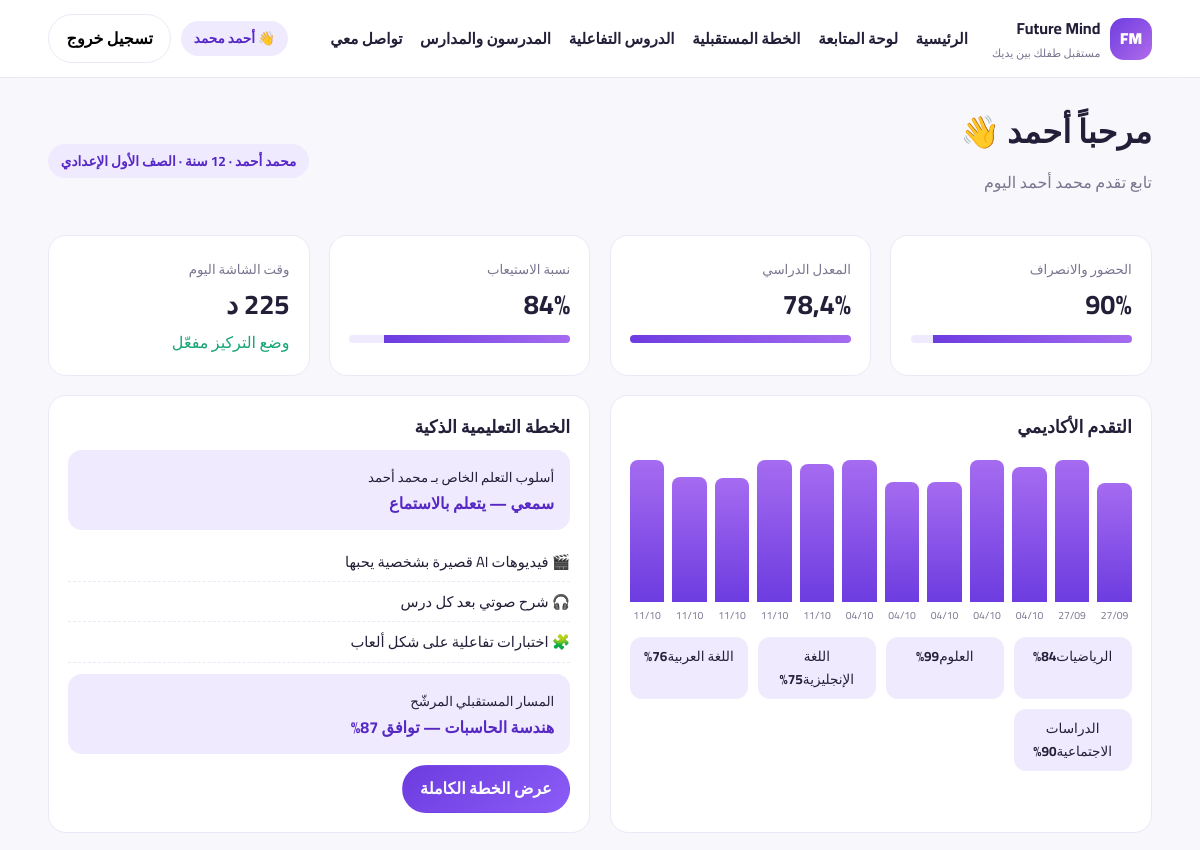
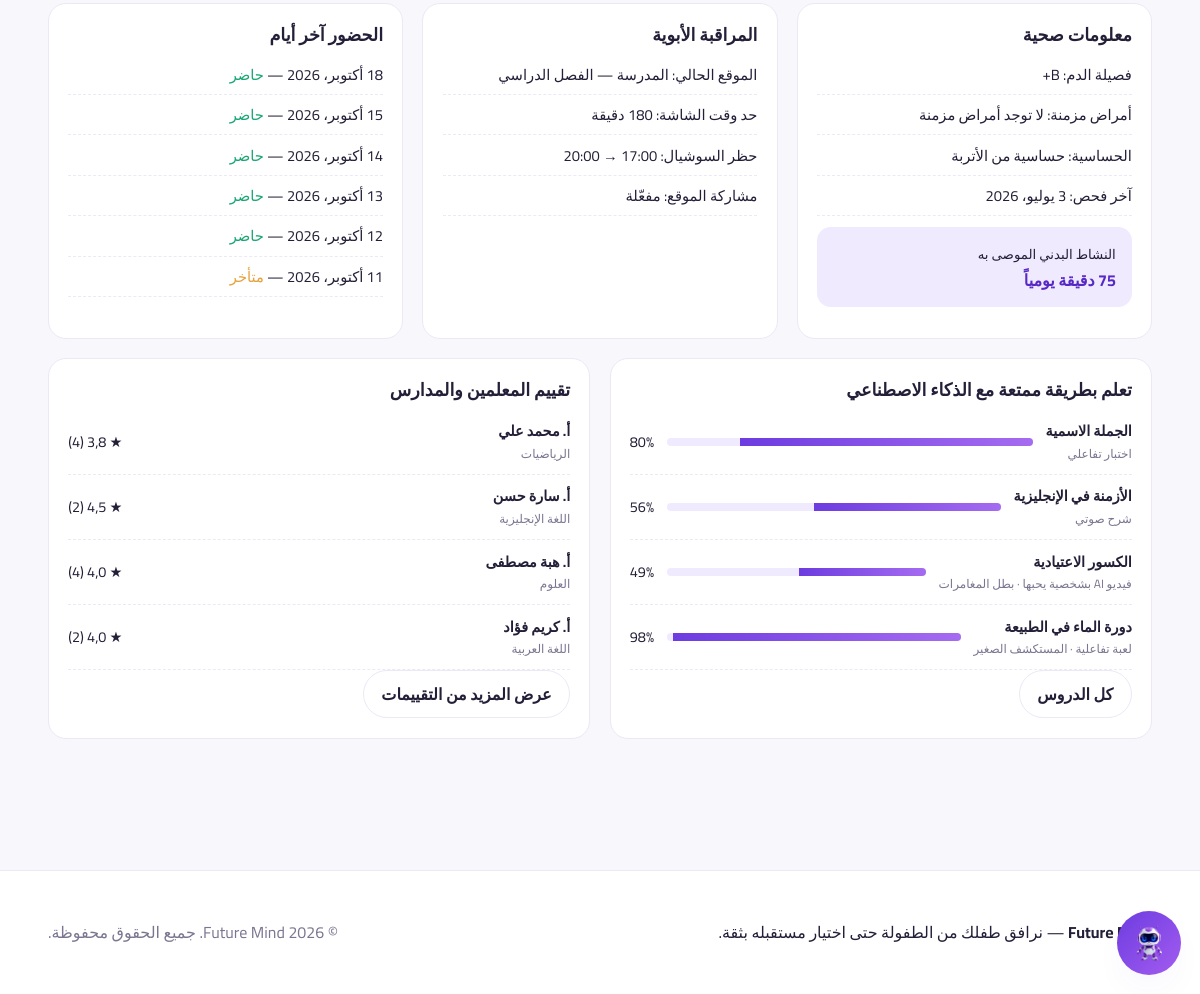
Page /dashboard/ (signed in) on the committed database (2 pictures, top to bottom).
### core/models.py (models this page shows, shortened)
class Child(models.Model):
    LEARNING_STYLES = [
        ("audio", "سمعي — يتعلم بالاستماع"),
        ("visual", "بصري — يتعلم بالمشاهدة والقراءة"),
        ("writing", "كتابي — يتعلم بالكتابة والتلخيص"),
        ("kinesthetic", "حركي — يتعلم بالتجربة والتطبيق"),
    ]
    parent = models.ForeignKey(
        User, on_delete=models.CASCADE, related_name="children", verbose_name="ولي الأمر"
    )
    name = models.CharField("اسم الطفل", max_length=120)
    birth_date = models.DateField("تاريخ الميلاد")
    grade = models.CharField("الصف الدراسي", max_length=60)
    school = models.CharField("المدرسة", max_length=120, blank=True)
    photo = models.ImageField("الصورة", upload_to="children/", blank=True, null=True)
    learning_style = models.CharField(
        "أسلوب التعلم", max_length=20, choices=LEARNING_STYLES, default="visual"
    )
    comprehension_score = models.PositiveIntegerField("نسبة الاستيعاب", default=70)
    daily_screen_minutes = models.PositiveIntegerField("دقائق الشاشة اليومية", default=120)
    focus_mode = models.BooleanField("وضع التركيز (حظر السوشيال ميديا)", default=False)
    created_at = models.DateTimeField(auto_now_add=True)
    class Meta:
        verbose_name = "طفل"
        verbose_name_plural = "الأطفال"
    @property
    def age(self):
        from datetime import date
        t = date.today()
        return t.year - self.birth_date.year - (
            (t.month, t.day) < (self.birth_date.month, self.birth_date.day)
        )
    @property
    def average_score(self):
        scores = list(self.grades.values_list("score", flat=True))
        return round(sum(scores) / len(scores), 1) if scores else 0
    @property
    def attendance_rate(self):
        total = self.attendances.count()
        if not total:
            return 0
        return round(self.attendances.filter(status="present").count() * 100 / total)

class Subject(models.Model):
    name = models.CharField("المادة", max_length=80, unique=True)
    class Meta:
        verbose_name = "مادة"
        verbose_name_plural = "المواد"

class CareerPlan(models.Model):
    child = models.ForeignKey(Child, on_delete=models.CASCADE, related_name="career_plans")
    target_field = models.CharField("المجال المستهدف", max_length=120)
    match_percent = models.PositiveIntegerField("نسبة التوافق", default=80)
    summary = models.TextField("ملخص الخطة", blank=True)
    class Meta:
        verbose_name = "خطة مستقبلية"
        verbose_name_plural = "الخطط المستقبلية"

class HealthRecord(models.Model):
    child = models.OneToOneField(Child, on_delete=models.CASCADE, related_name="health")
    blood_type = models.CharField("فصيلة الدم", max_length=5, blank=True)
    chronic_conditions = models.TextField("أمراض مزمنة", blank=True)
    allergies = models.TextField("الحساسية", blank=True)
    medications = models.TextField("أدوية حالية", blank=True)
    last_checkup = models.DateField("آخر فحص طبي", null=True, blank=True)
    height_cm = models.PositiveIntegerField("الطول (سم)", null=True, blank=True)
    weight_kg = models.PositiveIntegerField("الوزن (كجم)", null=True, blank=True)
    daily_activity_minutes = models.PositiveIntegerField("نشاط بدني يومي موصى به", default=60)
    notes = models.TextField("ملاحظات الطبيب", blank=True)
    class Meta:
        verbose_name = "ملف صحي"
        verbose_name_plural = "الملفات الصحية"

class ParentalControl(models.Model):
    child = models.OneToOneField(Child, on_delete=models.CASCADE, related_name="control")
    screen_limit_minutes = models.PositiveIntegerField("حد وقت الشاشة", default=180)
    block_social_from = models.TimeField("حظر السوشيال من", null=True, blank=True)
    block_social_to = models.TimeField("حظر السوشيال حتى", null=True, blank=True)
    location_sharing = models.BooleanField("مشاركة الموقع", default=True)
    last_location = models.CharField("آخر موقع", max_length=140, blank=True)
    class Meta:
        verbose_name = "مراقبة أبوية"
        verbose_name_plural = "أدوات المراقبة الأبوية"

class Attendance(models.Model):
    STATUS = [("present", "حاضر"), ("late", "متأخر"), ("absent", "غائب")]
    child = models.ForeignKey(Child, on_delete=models.CASCADE, related_name="attendances")
    date = models.DateField("اليوم")
    status = models.CharField("الحالة", max_length=10, choices=STATUS, default="present")
    check_in = models.TimeField("وقت الحضور", null=True, blank=True)
    check_out = models.TimeField("وقت الانصراف", null=True, blank=True)
    class Meta:
        ordering = ["-date"]
        unique_together = ("child", "date")
        verbose_name = "حضور"
        verbose_name_plural = "الحضور والانصراف"

class LessonProgress(models.Model):
    child = models.ForeignKey(Child, on_delete=models.CASCADE, related_name="lesson_progress")
    lesson = models.ForeignKey(Lesson, on_delete=models.CASCADE, related_name="progress")
    percent = models.PositiveIntegerField("نسبة الإنجاز", default=0)
    updated_at = models.DateTimeField(auto_now=True)
    class Meta:
        unique_together = ("child", "lesson")
        verbose_name = "تقدم في درس"
        verbose_name_plural = "التقدم في الدروس"

class Lesson(models.Model):
    FORMATS = [
        ("game", "لعبة تفاعلية"),
        ("ai_video", "فيديو AI بشخصية يحبها"),
        ("audio", "شرح صوتي"),
        ("quiz", "اختبار تفاعلي"),
    ]
    subject = models.ForeignKey(Subject, on_delete=models.CASCADE, related_name="lessons")
    title = models.CharField("عنوان الدرس", max_length=140)
    fmt = models.CharField("الصيغة", max_length=20, choices=FORMATS, default="ai_video")
    character = models.CharField("الشخصية المفضلة", max_length=80, blank=True)
    duration_minutes = models.PositiveIntegerField("المدة بالدقائق", default=8)
    class Meta:
        verbose_name = "درس"
        verbose_name_plural = "الدروس"

class Teacher(models.Model):
    KIND = [("teacher", "مدرس/ة"), ("school", "مدرسة")]
    name = models.CharField("الاسم", max_length=140)
    kind = models.CharField("النوع", max_length=10, choices=KIND, default="teacher")
    subject = models.CharField("المادة / المنطقة", max_length=120, blank=True)
    city = models.CharField("المدينة", max_length=80, blank=True)
    class Meta:
        verbose_name = "مدرس/مدرسة"
        verbose_name_plural = "المدرسون والمدارس"
    @property
    def rating(self):
        rs = list(self.reviews.values_list("stars", flat=True))
        return round(sum(rs) / len(rs), 1) if rs else 0
    @property
    def reviews_count(self):
        return self.reviews.count()

### core/views.py (the view)
# urls.py: path("dashboard/", views.dashboard, name="dashboard"),
@login_required
def dashboard(request):
    child = _current_child(request)
    if not child:
        return render(request, "core/no_child.html")
    grades = list(child.grades.select_related("subject").order_by("date"))
    chart = [{"label": g.date.strftime("%d/%m"), "value": g.score} for g in grades[-12:]]
    latest_by_subject = {}
    for g in grades:
        latest_by_subject[g.subject.name] = g.score
    return render(
        request,
        "core/dashboard.html",
        {
            "child": child,
            "children": Child.objects.filter(parent=request.user),
            "chart": chart,
            "subjects": latest_by_subject,
            "plan": child.career_plans.first(),
            "health": getattr(child, "health", None),
            "control": getattr(child, "control", None),
            "attendances": child.attendances.all()[:6],
            "lessons": child.lesson_progress.select_related("lesson")[:4],
            "top_teachers": Teacher.objects.all()[:4],
        },
    )

### core/views.py (called while the page is built)
def _current_child(request):
    qs = Child.objects.filter(parent=request.user)
    child_id = request.GET.get("child")
    if child_id:
        return get_object_or_404(qs, pk=child_id)
    return qs.first()

### templates/core/dashboard.html (shortened to what this page needs)
{% extends "base.html" %}
{% block content %}
<div class="container dash">
  <div class="dash-head">
    <div>
      <h1>مرحباً {{ user.first_name|default:user.username }} 👋</h1>
      <p class="muted">تابع تقدم {{ child.name }} اليوم</p>
    </div>
    <div class="chip">{{ child.name }} · {{ child.age }} سنة · {{ child.grade }}</div>
  </div>
  <div class="grid-4">
    <div class="stat-card"><small>الحضور والانصراف</small><strong>{{ child.attendance_rate }}%</strong><div class="bar"><i style="width:{{ child.attendance_rate }}%"></i></div></div>
    <div class="stat-card"><small>المعدل الدراسي</small><strong>{{ child.average_score }}%</strong><div class="bar"><i style="width:{{ child.average_score }}%"></i></div></div>
    <div class="stat-card"><small>نسبة الاستيعاب</small><strong>{{ child.comprehension_score }}%</strong><div class="bar"><i style="width:{{ child.comprehension_score }}%"></i></div></div>
    <div class="stat-card"><small>وقت الشاشة اليوم</small><strong>{{ child.daily_screen_minutes }} د</strong><span class="{% if child.focus_mode %}ok{% else %}warn{% endif %}">{% if child.focus_mode %}وضع التركيز مفعّل{% else %}وضع التركيز متوقف{% endif %}</span></div>
  </div>
  <div class="grid-2">
    <section class="panel">
      <h2>التقدم الأكاديمي</h2>
      <div class="chart">
        {% for point in chart %}
          <div class="col" title="{{ point.label }} — {{ point.value }}%">
            <i style="height:{{ point.value }}%"></i>
            <span>{{ point.label }}</span>
          </div>
        {% endfor %}
      </div>
      <div class="subject-row">
        {% for name, score in subjects.items %}
          <div class="subject"><span>{{ name }}</span><strong>{{ score }}%</strong></div>
        {% endfor %}
      </div>
    </section>
    <section class="panel">
      <h2>الخطة التعليمية الذكية</h2>
      <div class="highlight">
        <small>أسلوب التعلم الخاص بـ {{ child.name }}</small>
        <strong>{{ child.get_learning_style_display }}</strong>
      </div>
      <ul class="list">
        <li>🎬 فيديوهات AI قصيرة بشخصية يحبها</li>
        <li>🎧 شرح صوتي بعد كل درس</li>
        <li>🧩 اختبارات تفاعلية على شكل ألعاب</li>
      </ul>
      {% if plan %}
        <div class="highlight">
          <small>المسار المستقبلي المرشّح</small>
          <strong>{{ plan.target_field }} — توافق {{ plan.match_percent }}%</strong>
        </div>
      {% endif %}
      <a class="btn btn-primary" href="{% url 'plan' %}">عرض الخطة الكاملة</a>
    </section>
  </div>
  <div class="grid-3">
    <section class="panel">
      <h2>معلومات صحية</h2>
      {% if health %}
        <ul class="list">
          <li>فصيلة الدم: {{ health.blood_type }}</li>
          <li>أمراض مزمنة: {{ health.chronic_conditions|default:"لا توجد" }}</li>
          <li>الحساسية: {{ health.allergies|default:"لا توجد" }}</li>
          <li>آخر فحص: {{ health.last_checkup }}</li>
        </ul>
        <div class="highlight"><small>النشاط البدني الموصى به</small><strong>{{ health.daily_activity_minutes }} دقيقة يومياً</strong></div>
      {% else %}<p class="muted">لا يوجد ملف صحي بعد.</p>{% endif %}
    </section>
    <section class="panel">
      <h2>المراقبة الأبوية</h2>
      {% if control %}
        <ul class="list">
          <li>الموقع الحالي: {{ control.last_location|default:"غير متاح" }}</li>
          <li>حد وقت الشاشة: {{ control.screen_limit_minutes }} دقيقة</li>
          <li>حظر السوشيال: {{ control.block_social_from|time:"H:i" }} → {{ control.block_social_to|time:"H:i" }}</li>
          <li>مشاركة الموقع: {{ control.location_sharing|yesno:"مفعّلة,متوقفة" }}</li>
        </ul>
      {% else %}<p class="muted">لم يتم ضبط أدوات المراقبة بعد.</p>{% endif %}
    </section>
    <section class="panel">
      <h2>الحضور آخر أيام</h2>
      <ul class="list">
        {% for a in attendances %}
          <li>{{ a.date }} — <span class="{% if a.status == 'present' %}ok{% elif a.status == 'late' %}warn{% else %}bad{% endif %}">{{ a.get_status_display }}</span></li>
        {% empty %}<li class="muted">لا توجد سجلات.</li>{% endfor %}
      </ul>
    </section>
  </div>
  <div class="grid-2">
    <section class="panel">
      <h2>تعلم بطريقة ممتعة مع الذكاء الاصطناعي</h2>
      {% for p in lessons %}
        <div class="lesson">
          <div><strong>{{ p.lesson.title }}</strong><small>{{ p.lesson.get_fmt_display }}{% if p.lesson.character %} · {{ p.lesson.character }}{% endif %}</small></div>
          <div class="bar"><i style="width:{{ p.percent }}%"></i></div>
          <span>{{ p.percent }}%</span>
        </div>
      {% empty %}<p class="muted">لا توجد دروس بعد.</p>{% endfor %}
      <a class="btn btn-ghost" href="{% url 'lessons' %}">كل الدروس</a>
    </section>
    <section class="panel">
      <h2>تقييم المعلمين والمدارس</h2>
      {% for t in top_teachers %}
        <div class="lesson"><div><strong>{{ t.name }}</strong><small>{{ t.subject }}</small></div><span>★ {{ t.rating }} ({{ t.reviews_count }})</span></div>
      {% endfor %}
      <a class="btn btn-ghost" href="{% url 'teachers' %}">عرض المزيد من التقييمات</a>
    </section>
  </div>
</div>
{% endblock %}

### templates/base.html (shortened to what this page needs)
{% load static %}
<!doctype html>
<html lang="ar" dir="rtl">
<head>
  <link rel="stylesheet" href="{% static 'css/style.css' %}">
</head>
<body>
<header class="site-header">
  <div class="container header-inner">
    <a class="brand" href="{% url 'landing' %}">
      <span class="brand-mark">FM</span>
      <span>
        <strong>Future Mind</strong>
        <small>مستقبل طفلك بين يديك</small>
      </span>
    </a>
    <nav class="nav">
      <a href="{% url 'landing' %}">الرئيسية</a>
      <a href="{% url 'dashboard' %}">لوحة المتابعة</a>
      <a href="{% url 'plan' %}">الخطة المستقبلية</a>
      <a href="{% url 'lessons' %}">الدروس التفاعلية</a>
      <a href="{% url 'teachers' %}">المدرسون والمدارس</a>
      <a href="{% url 'contact' %}">تواصل معي</a>
    </nav>
    <div class="header-actions">
      {% if user.is_authenticated %}
        <span class="chip">👋 {{ user.get_full_name|default:user.username }}</span>
        <form method="post" action="{% url 'logout' %}">{% csrf_token %}
          <button class="btn btn-ghost" type="submit">تسجيل خروج</button>
        </form>
      {% else %}
        <a class="btn btn-ghost" href="{% url 'login' %}">تسجيل دخول</a>
        <a class="btn btn-primary" href="{% url 'signup' %}">حساب جديد</a>
      {% endif %}
    </div>
  </div>
</header>
<main>{% block content %}{% endblock %}</main>
<footer class="site-footer">
  <div class="container footer-inner">
    <p><strong>Future Mind</strong> — نرافق طفلك من الطفولة حتى اختيار مستقبله بثقة.</p>
    <p class="muted">© {% now "Y" %} Future Mind. جميع الحقوق محفوظة.</p>
  </div>
</footer>
<button id="fm-toggle" class="chat-fab" aria-label="افتح شات Future Mind">
  <img src="{% static 'img/mascot.png' %}" alt="" width="44" height="44">
</button>
</body>
</html>

### rows in the picture
Child: name "محمد أحمد", grade "الصف الأول الإعدادي", attendance_rate "90", average_score "78,4", comprehension_score "84", learning_style "سمعي — يتعلم بالاستماع"
Subject: subjects "الرياضيات"
Subject: subjects "العلوم"
Subject: subjects "اللغة الإنجليزية"
Subject: subjects "اللغة العربية"
Subject: subjects "الدراسات الاجتماعية"
CareerPlan: target_field "هندسة الحاسبات", match_percent "87"
HealthRecord: blood_type "B+", chronic_conditions "لا توجد أمراض مزمنة", allergies "حساسية من الأتربة", last_checkup "3 يوليو، 2026", daily_activity_minutes "75"
ParentalControl: last_location "المدرسة — الفصل الدراسي", block_social_to "20:00", location_sharing "مفعّلة"
Attendance: status "حاضر"
Attendance: status "حاضر"
Attendance: status "حاضر"
Attendance: status "حاضر"
Attendance: status "حاضر"
Attendance: status "متأخر"
LessonProgress: lesson "الجملة الاسمية", lesson.fmt "اختبار تفاعلي", percent "80"
LessonProgress: lesson "الأزمنة في الإنجليزية", lesson.fmt "شرح صوتي", percent "56"
LessonProgress: lesson "الكسور الاعتيادية", lesson.fmt "فيديو AI بشخصية يحبها", lesson.character "بطل المغامرات", percent "49"
LessonProgress: lesson "دورة الماء في الطبيعة", lesson.fmt "لعبة تفاعلية", lesson.character "المستكشف الصغير", percent "98"
Teacher: name "أ. محمد علي", subject "الرياضيات", reviews_count "4"
Teacher: name "أ. سارة حسن", subject "اللغة الإنجليزية", rating "4,5", reviews_count "2"
Teacher: name "أ. هبة مصطفى", subject "العلوم", rating "4,0", reviews_count "4"
Teacher: name "أ. كريم فؤاد", subject "اللغة العربية", rating "4,0", reviews_count "2"

### other values in the picture
{{ user.get_full_name|default:user.username }} "أحمد محمد"
{{ user.first_name|default:user.username }} "أحمد"
{{ point.label }} "27/09" "27/09" "04/10" "04/10" "04/10" "04/10" "04/10" "11/10" "11/10" "11/10" "11/10" "11/10"
{{ score }} "84" "99" "75" "76" "90"
